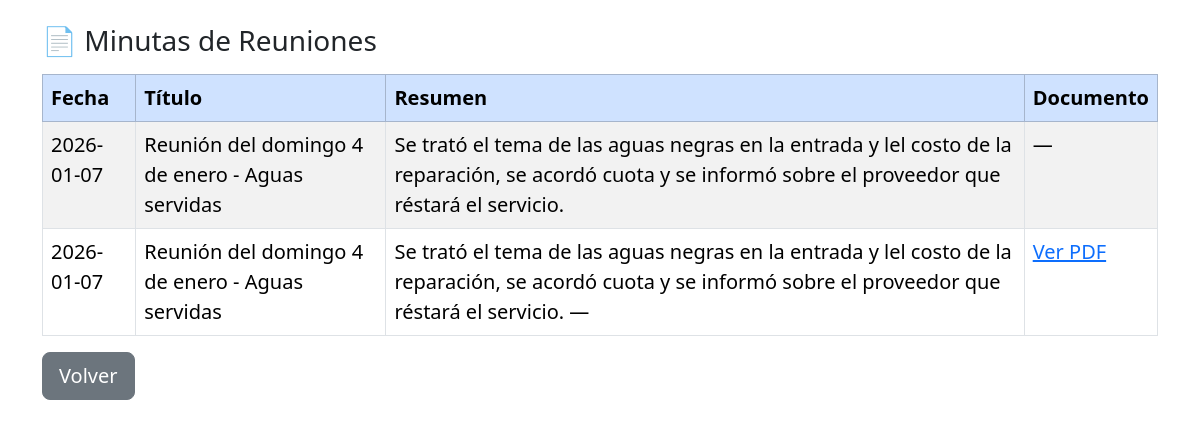
/minutas, run on the app's committed database.
### tables this page shows
CREATE TABLE minutas (
        id INTEGER PRIMARY KEY AUTOINCREMENT,
        titulo TEXT,
        resumen TEXT,
        archivo TEXT,
        fecha TEXT
    );

### app - debug.py (the view)
@app.route('/minutas')
def minutas():
    db = get_db()
    data = db.execute('SELECT * FROM minutas ORDER BY fecha DESC').fetchall()
    return render_template('minutas.html', data=data)

### app - debug.py (called while the page is built)
def get_db():
    conn = sqlite3.connect(DB)
    conn.row_factory = sqlite3.Row
    return conn

### templates/minutas.html (shortened to what this page needs)
<!DOCTYPE html>
<html lang="es">
<head>
    <link href="https://cdn.jsdelivr.net/npm/bootstrap@5.3.2/dist/css/bootstrap.min.css" rel="stylesheet">
</head>
<body class="fs-5">
<div class="container mt-4">
    <h3>📄 Minutas de Reuniones</h3>
    <div class=\"table-responsive\">
<table class="table table-bordered table-striped mt-3">
        <thead class="table-primary">
            <tr>
                <th>Fecha</th>
                <th>Título</th>
                <th>Resumen</th>
                <th>Documento</th>
            </tr>
        </thead>
        <tbody>
            {% for m in data %}
            <tr>
                <td>{{ m['fecha'] }}</td>
                <td>{{ m['titulo'] }}</td>
                <td>{{ m['resumen'] }}</td>
                <td>
                    {% if m['archivo'] %}
                        <a href="{{ m['archivo'] }}" target="_blank">Ver PDF</a>
                    {% else %}
                        —
                    {% endif %}
                </td>
            </tr>
            {% endfor %}
        </tbody>
    </table>
</div>
    <a href="/" class="btn btn-lg btn-secondary">Volver</a>
</div>
</body>
</html>

### data on the page
minutas: fecha "2026-01-07", titulo "Reunión del domingo 4 de enero - Aguas servidas", resumen "Se trató el tema de las aguas negras en la entrada y lel costo de la reparación, se acordó cuota y se informó sobre el proveedor que réstará el servicio."
minutas: fecha "2026-01-07", titulo "Reunión del domingo 4 de enero - Aguas servidas", resumen "Se trató el tema de las aguas negras en la entrada y lel costo de la reparación, se acordó cuota y se informó sobre el proveedor que réstará el servicio. —"
